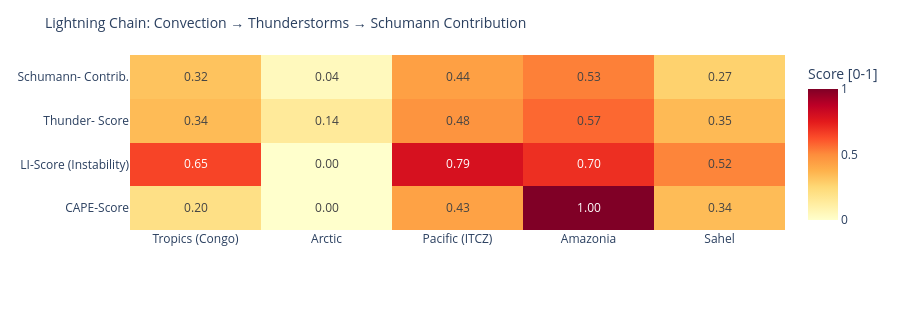

Write notebook code for a chart like this one.
### Code cell
# ============================================================
# LIGHTNING CHAIN: Convection → Thunderstorms → Schumann
# Shows the causal chain per measurement point as heatmap
# ============================================================

def cape_score(v):
    """CAPE → normalized score [0,1]"""
    if v is None or pd.isna(v): return 0.0
    return min(1.0, float(v) / 3000)

def li_score(v):
    """Lifted Index: negative = unstable → score [0,1]"""
    if v is None or pd.isna(v): return 0.3
    return min(1.0, max(0.0, (-float(v) + 6) / 12))

def cloud_score(v):
    if v is None or pd.isna(v): return 0.3
    return float(v) / 100

def thunder_score(row):
    """Kombinierter Gewitterwahrscheinlichkeits-Score
    CAPE + LI + Bedeckung + WMO-Gewitter + konvektiver Niederschlag (showers)
    Hinweis: X-Ray und Kp sind kein Bestandteil – nur geomagn./solarer Kontext.
    """
    cs = cape_score(row.get('cape'))
    ls = li_score(row.get('li'))
    cl = cloud_score(row.get('cloud'))
    t  = 1.0 if row.get('thunderstorm') else 0.0
    # Convective precipitation (showers) as additional indicator
    sh = min(1.0, (row.get('showers') or 0) / 5.0)
    return round(cs * 0.30 + ls * 0.25 + cl * 0.15 + t * 0.20 + sh * 0.10, 3)

def schumann_contribution(t_score, lat):
    """Schumann contribution: higher in tropics (±30°), scaled by thunderstorm score"""
    lat_weight = max(0.3, 1.0 - abs(lat) / 60)
    return round(t_score * lat_weight, 3)

df_atm['cape_score']   = df_atm.apply(lambda r: cape_score(r['cape']), axis=1)
df_atm['li_score']     = df_atm.apply(lambda r: li_score(r['li']),    axis=1)
df_atm['thunder_score']= df_atm.apply(lambda r: thunder_score(r.to_dict()), axis=1)
df_atm['schumann_contribution'] = df_atm.apply(
    lambda r: schumann_contribution(r['thunder_score'], r['lat']), axis=1)

metrics = ['cape_score', 'li_score', 'thunder_score', 'schumann_contribution']
labels  = ['CAPE-Score', 'LI-Score\n(Instability)', 'Thunder-\nScore', 'Schumann-\nContrib.']
z_data  = [df_atm[m].tolist() for m in metrics]

fig = go.Figure(go.Heatmap(
    z=z_data,
    x=df_atm['point'].tolist(),
    y=labels,
    colorscale='YlOrRd',
    zmin=0, zmax=1,
    text=[[f'{v:.2f}' for v in row] for row in z_data],
    texttemplate='%{text}', textfont=dict(size=12),
    colorbar=dict(title='Score [0-1]')
))
fig.update_layout(
    title=dict(text='Lightning Chain: Convection → Thunderstorms → Schumann Contribution', font=dict(size=14)),
    height=310,
    plot_bgcolor='rgba(0,0,0,0)', paper_bgcolor='rgba(0,0,0,0)',
    margin=dict(l=130, r=80, t=55, b=80)
)
fig.show()

### Figure 1 — Plotly figure (JSON) as saved in the notebook; plotly's stock layout.template omitted (floating-point values rounded to 4 significant figures)
{"data": [{"colorbar": {"title": {"text": "Score [0-1]"}}, "colorscale": [[0.0, "rgb(255,255,204)"], [0.125, "rgb(255,237,160)"], [0.25, "rgb(254,217,118)"], [0.375, "rgb(254,178,76)"], [0.5, "rgb(253,141,60)"], [0.625, "rgb(252,78,42)"], [0.75, "rgb(227,26,28)"], [0.875, "rgb(189,0,38)"], [1.0, "rgb(128,0,38)"]], "text": [["0.20", "0.00", "0.43", "1.00", "0.34"], ["0.65", "0.00", "0.79", "0.70", "0.52"], ["0.34", "0.14", "0.48", "0.57", "0.35"], ["0.32", "0.04", "0.44", "0.53", "0.27"]], "textfont": {"size": 12}, "texttemplate": "%{text}", "type": "heatmap", "x": ["Tropics (Congo)", "Arctic", "Pacific (ITCZ)", "Amazonia", "Sahel"], "y": ["CAPE-Score", "LI-Score\n(Instability)", "Thunder-\nScore", "Schumann-\nContrib."], "z": [[0.2033, 0.0, 0.43, 1.0, 0.3433], [0.65, 0.0, 0.7917, 0.7, 0.5167], [0.345, 0.144, 0.476, 0.574, 0.348], [0.322, 0.043, 0.436, 0.526, 0.273]], "zmax": 1, "zmin": 0}], "layout": {"height": 310, "margin": {"b": 80, "l": 130, "r": 80, "t": 55}, "paper_bgcolor": "rgba(0,0,0,0)", "plot_bgcolor": "rgba(0,0,0,0)", "title": {"font": {"size": 14}, "text": "Lightning Chain: Convection → Thunderstorms → Schumann Contribution"}}}
